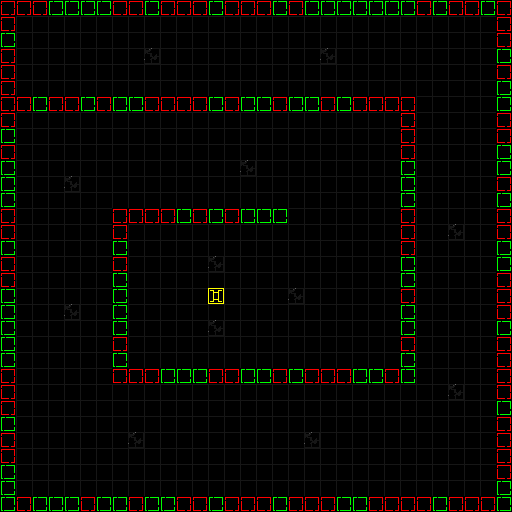

This is a level from a 2D game, rendered from its Tiled map with the project's own tilesets. A one-line summary and the map file follow, with tile-layer data summarised:
An orthogonal 32x32 tile map with 16x16 px tiles, 3 tile layers (Tile Layer 1, Tile Layer 2, Tile Layer 3).

<map version="1.0" orientation="orthogonal" width="32" height="32" tilewidth="16" tileheight="16">
 <tileset firstgid="1" name="tiles" tilewidth="16" tileheight="16">
  <image source="maps/tiles.png" trans="ff00ff" width="80" height="16" />
 </tileset>
 <layer name="Tile Layer 1" width="32" height="32">
  <data>[1024 cells, 1024 non-empty, 5 distinct tile ids]</data>
 </layer>
 <layer name="Tile Layer 2" width="32" height="32">
  <data>[1024 cells, 1 non-empty, 1 distinct tile ids]</data>
 </layer>
 <layer name="Tile Layer 3" width="32" height="32">
  <data>[1024 cells, 6 non-empty, 2 distinct tile ids]</data>
 </layer>
</map>
